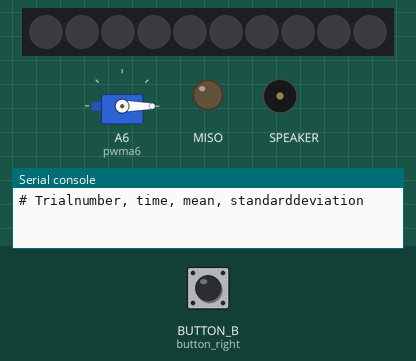
Recording of a program running on a simulated CircuitPython board. Shown: servo, 10 RGB LEDs in strip order, left to right, output pins drawn as LEDs (lit = HIGH), buzzer (waves = sounding), the last lines printed to the serial console. The inputs (shaded band) are chosen by the test bench; at power-on: BUTTON_B (button_right) LOW. Dim RGB values are drawn brighter than linear; random numbers come from a fixed seed; pins used as bus, display or sensor lines are not drawn.

Above: at 4.3 s.
4.4 s: BUTTON_B (button_right) driven LOW
At 6.0 s:
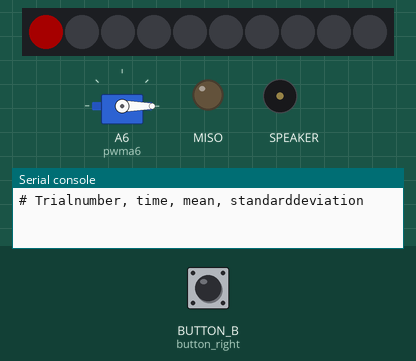
6.8 s: BUTTON_B (button_right) pulsed HIGH 2 times (0.12 s each, 0.3 s apart)
At 14.0 s:
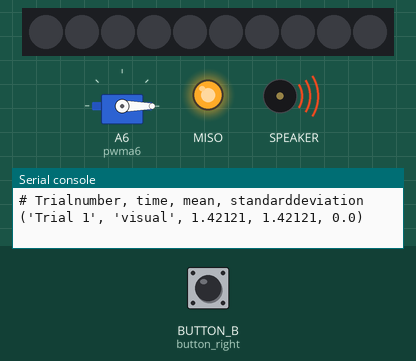
Timing chart, 0 to 14.9 s (numbered marks = the images above; inputs shaded):
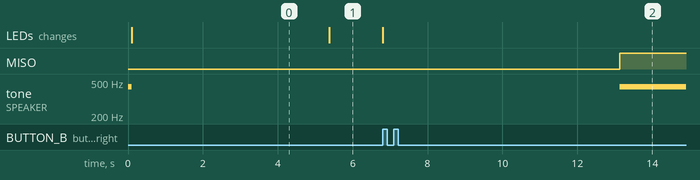

The program:

cpx-reaction-timer.py
```python
### cpx-reaction-timer v1.0
### A human reaction timer using light and sound
### Measures the time it takes for user to press the right button
### in response to alternate first NeoPixel and beeps from onboard speaker,
### prints times and statistics in Mu friendly format.

### Tested on
### CPX running CircuitPython 4.1.0
### CPB running CircuitPython 5.0.0-beta.2

### copy this file to CPX as code.py

### MIT License

### Copyright (c) 2020 Kevin J. Walters

### Permission is hereby granted, free of charge, to any person obtaining a copy
### of this software and associated documentation files (the "Software"), to deal
### in the Software without restriction, including without limitation the rights
### to use, copy, modify, merge, publish, distribute, sublicense, and/or sell
### copies of the Software, and to permit persons to whom the Software is
### furnished to do so, subject to the following conditions:

### The above copyright notice and this permission notice shall be included in all
### copies or substantial portions of the Software.

### THE SOFTWARE IS PROVIDED "AS IS", WITHOUT WARRANTY OF ANY KIND, EXPRESS OR
### IMPLIED, INCLUDING BUT NOT LIMITED TO THE WARRANTIES OF MERCHANTABILITY,
### FITNESS FOR A PARTICULAR PURPOSE AND NONINFRINGEMENT. IN NO EVENT SHALL THE
### AUTHORS OR COPYRIGHT HOLDERS BE LIABLE FOR ANY CLAIM, DAMAGES OR OTHER
### LIABILITY, WHETHER IN AN ACTION OF CONTRACT, TORT OR OTHERWISE, ARISING FROM,
### OUT OF OR IN CONNECTION WITH THE SOFTWARE OR THE USE OR OTHER DEALINGS IN THE
### SOFTWARE.

# pylint: disable=wrong-import-order,invalid-name

import time
import math
import random
import array
import gc

import board
import pulseio
##import touchio
import digitalio
import analogio
import os

# This code works on both CPB and CPX boards by bringing
# in classes with same name
try:
    from audiocore import RawSample
except ImportError:
    from audioio import RawSample
try:
    from audioio import AudioOut
except ImportError:
    from audiopwmio import PWMAudioOut as AudioOut

import neopixel
import adafruit_motor.servo


def seed_with_noise():
    """Set random seed based on four reads from analogue pads.
       Disconnected pads on CPX produce slightly noisy 12bit ADC values.
       Shuffling bits around a little to distribute that noise."""
    a2 = analogio.AnalogIn(board.A2)
    a3 = analogio.AnalogIn(board.A3)
    a4 = analogio.AnalogIn(board.A4)
    a5 = analogio.AnalogIn(board.A5)
    random_value = ((a2.value >> 4) + (a3.value << 1) +
                    (a4.value << 6) + (a5.value << 11))
    for pin in (a2, a3, a4, a5):
        pin.deinit()
    random.seed(random_value)

# Without os.urandom() the random library does not set a useful seed
try:
    os.urandom(4)
except NotImplementedError:
    seed_with_noise()

# create a PWMOut object on pad A6
pwma6 = pulseio.PWMOut(board.A6, duty_cycle=2 ** 15, frequency=50)
servo = adafruit_motor.servo.Servo(pwma6)
servo.angle = 0

# Turn the speaker on
speaker_enable = digitalio.DigitalInOut(board.SPEAKER_ENABLE)
speaker_enable.direction = digitalio.Direction.OUTPUT
speaker_enable.value = False

audio = AudioOut(board.SPEAKER)

# Number of seconds
SHORTEST_DELAY = 3.0
LONGEST_DELAY = 7.0

red = (40, 0, 0)
black = (0, 0, 0)

A4refhz = 440
midpoint = 32768
twopi = 2 * math.pi


def sawtooth(angle):
    """A sawtooth function like math.sin(angle).
    Input of 0 returns 1.0, pi returns 0.0, 2*pi returns -1.0."""

    return 1.0 - angle % twopi / twopi * 2

# make a sawtooth wave between +/- each value in volumes
# phase shifted so it starts and ends near midpoint
# "H" arrays for RawSample looks more memory efficient
# see https://forums.adafruit.com/viewtopic.php?f=60&t=150894
vol = 32767
sample_len = 10
waveraw = array.array("H",
                      [midpoint +
                       round(vol * sawtooth((idx + 0.5) / sample_len
                                            * twopi
                                            + math.pi))
                       for idx in range(sample_len)])

beep = RawSample(waveraw, sample_rate = sample_len * A4refhz)

# play something to get things inside audio libraries initialised
audio.play(beep, loop=True)
time.sleep(0.1)
audio.stop()
audio.play(beep)


# brightness 1.0 saves memory by removing need for a second buffer
# 10 is number of NeoPixels on CPX/CPB
numpixels = const(10)
pixels = neopixel.NeoPixel(board.NEOPIXEL, numpixels, brightness=1.0)

# CPX/CPB touch pad (A0 cannot be used)
# video of pressing touch pad shows 20-25 ms travel time for about 4mm
## touchpad = touchio.TouchIn(board.A1)

# B is right (usb at top)
button_right = digitalio.DigitalInOut(board.BUTTON_B)
button_right.switch_to_input(pull=digitalio.Pull.DOWN)


def wait_finger_off_and_random_delay():
    """Ensure finger is not touching the button then execute random delay."""
    while button_right.value:
        pass
    duration = (SHORTEST_DELAY +
                random.random() * (LONGEST_DELAY - SHORTEST_DELAY))
    time.sleep(duration)


def update_stats(stats, test_type, test_num, duration):
    """Update stats dict and return data in tuple for printing."""
    stats[test_type]["values"].append(duration)
    stats[test_type]["sum"] += duration
    stats[test_type]["mean"] = stats[test_type]["sum"] / test_num

    if test_num > 1:
        # Calculate (sample) variance
        var_s = (sum([(x - stats[test_type]["mean"])**2
                      for x in stats[test_type]["values"]])
                 / (test_num - 1))
    else:
        var_s = 0.0

    stats[test_type]["sd_sample"] = var_s ** 0.5

    return ("Trial " + str(test_num), test_type, duration,
            stats[test_type]["mean"], stats[test_type]["sd_sample"])

# servo on a CPX appears to be risky, possibly placing
# the audio amp at risk of over-heating perhaps in combination
# with a 500mA capped power supply (from ASUS motherboard)
# https://forums.adafruit.com/viewtopic.php?f=58&t=157190
tactile_enable = False

run = 1
statistics = {"visual":    {"values": [], "sum": 0.0, "mean": 0.0, "sd_sample": 0.0},
              "auditory":  {"values": [], "sum": 0.0, "mean": 0.0, "sd_sample": 0.0},
              "tactile":   {"values": [], "sum": 0.0, "mean": 0.0, "sd_sample": 0.0}}

print("# Trialnumber, time, mean, standarddeviation")
# serial console output is printed as tuple to allow Mu to graph it
while True:
    # Visual test using first NeoPixel
    wait_finger_off_and_random_delay()
    # do GC now to reduce likelihood of occurrence during reaction timing
    gc.collect()
    pixels[0] = red
    start_t = time.monotonic()
    while not button_right.value:
        pass
    react_t = time.monotonic()
    reaction_dur = react_t - start_t
    print(update_stats(statistics, "visual", run, reaction_dur))
    pixels[0] = black

    # Auditory test using onboard speaker and 444.4Hz beep
    wait_finger_off_and_random_delay()
    speaker_enable.value = True
    # do GC now to reduce likelihood of occurrence during reaction timing
    gc.collect()
    audio.play(beep, loop=True)
    start_t = time.monotonic()
    while not button_right.value:
        pass
    react_t = time.monotonic()
    reaction_dur = react_t - start_t
    print(update_stats(statistics, "auditory", run, reaction_dur))
    audio.stop()
    audio.play(beep)  # ensure speaker is left near midpoint
    speaker_enable.value = False

    # Tactile test using servo - DISABLED for now
    if tactile_enable:
        wait_finger_off_and_random_delay()
        gc.collect()
        servo.angle = 10
        start_t = time.monotonic()
        while not button_right.value:
            pass
        react_t = time.monotonic()
        reaction_dur = react_t - start_t
        print(update_stats(statistics, "tactile", run, reaction_dur))
        servo.angle = 0

    run += 1
```

Measured:
- after the input at 6.8 s, MISO: LOW → HIGH after 6.3 s; tone on SPEAKER: silent → 440 Hz after 6.3 s; the LEDs: change at once (image 2)
